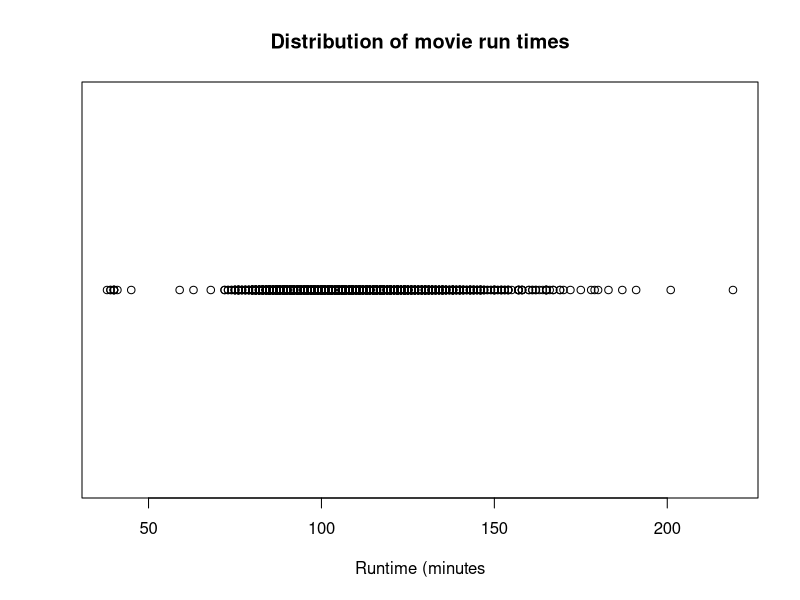
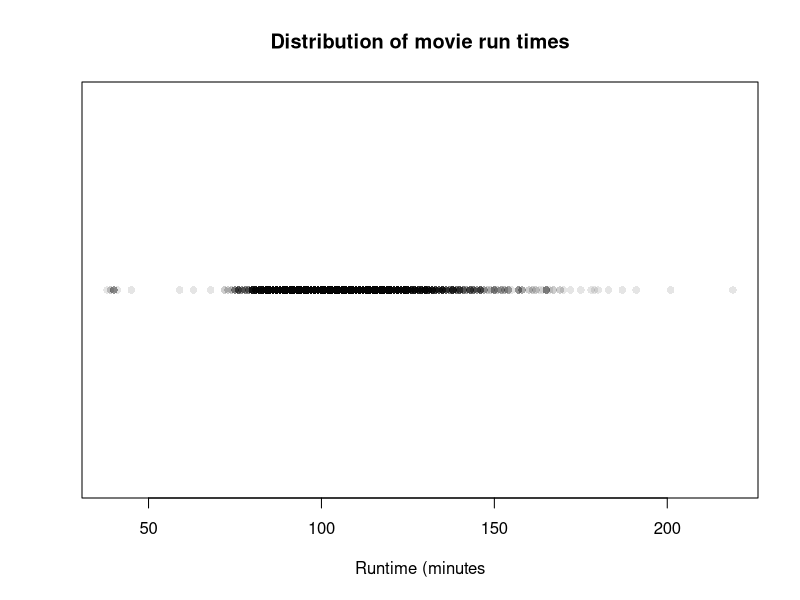
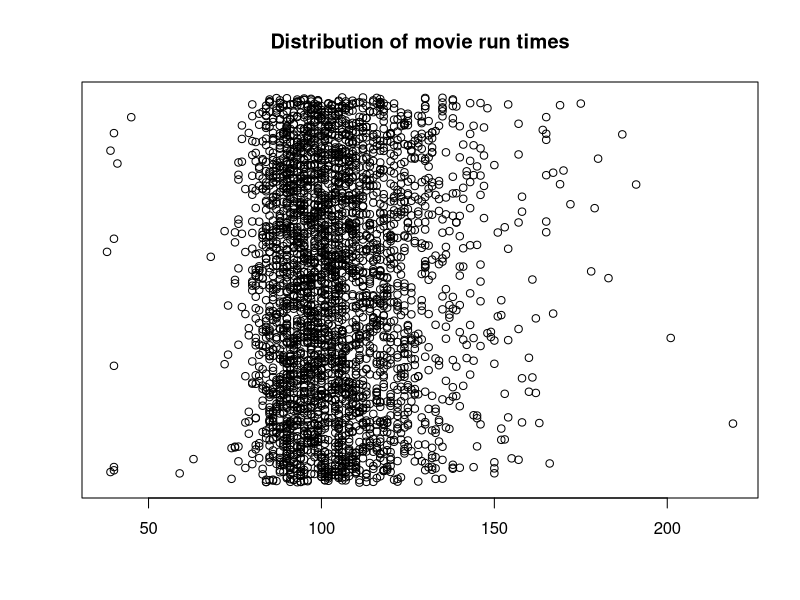
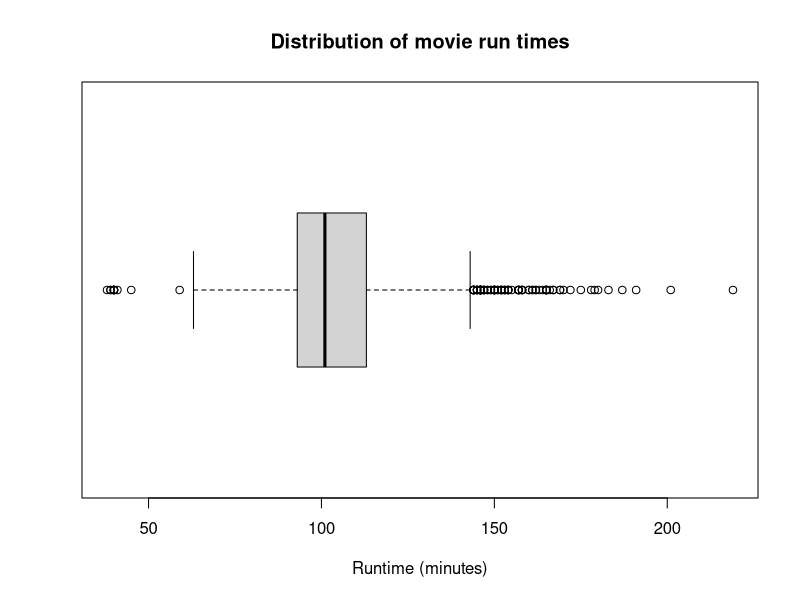
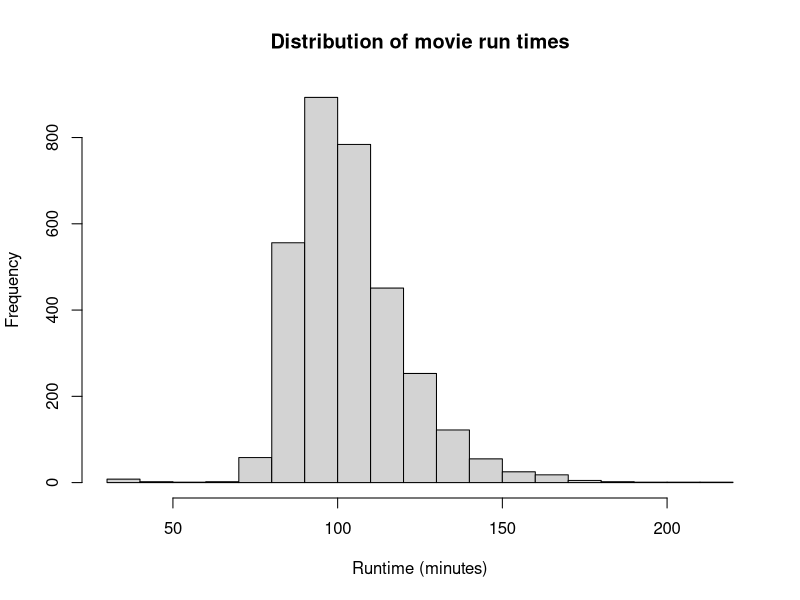
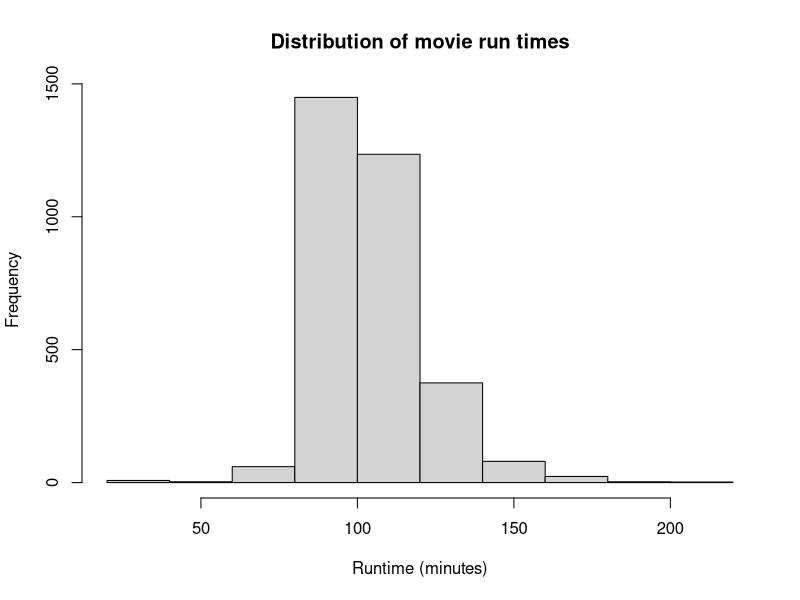
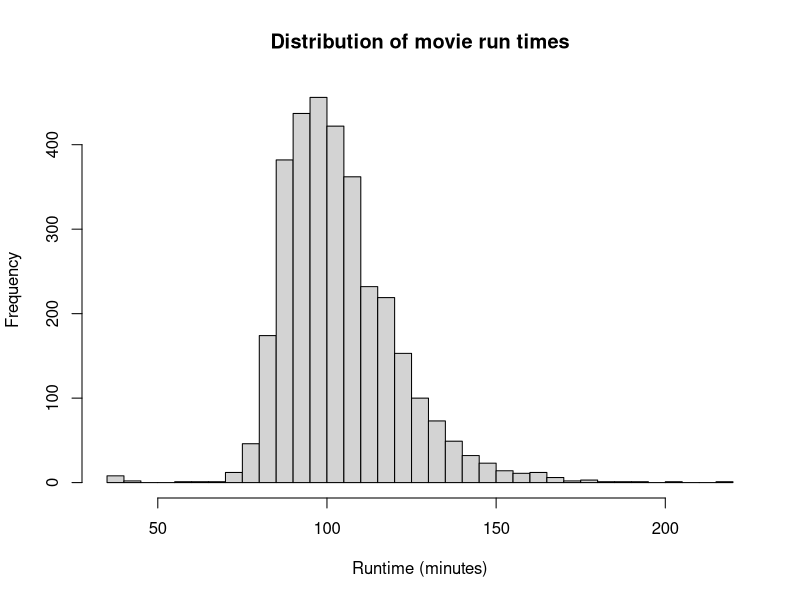
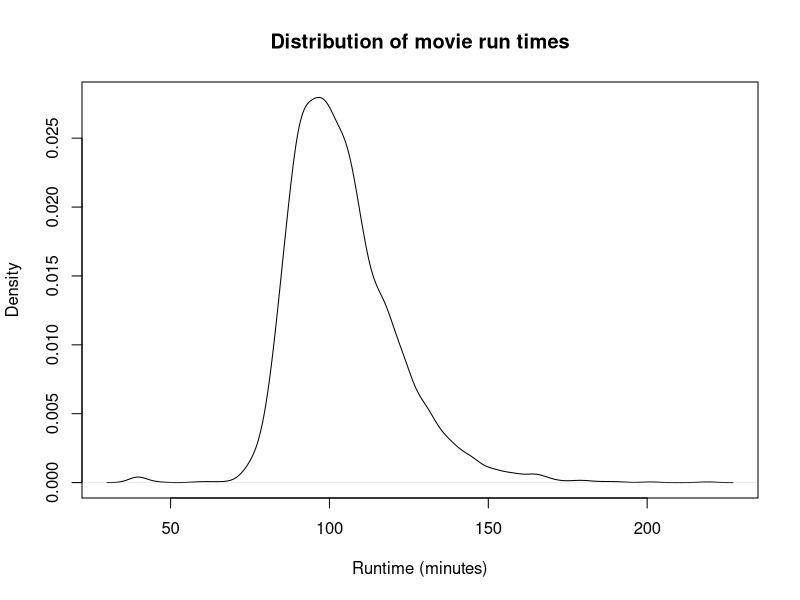

Here is the R script that generated these plots, in order:


#Quantitative Univariate Analysis

setwd("C:/pluralsight/Datasets")
movies <- read.csv("Movies.csv")
head(movies)

#
#
# Base Plot
#
#

#dot plot of runtime per each movie
plot(
    x = movies$Runtime,
    y = rep(0, nrow(movies)),
    main = "Distribution of movie run times",
    xlab = "Runtime (minutes",
    ylab = "",
    yaxt = "n")
 
#dotplot with alpha transparancy
plot(
  x = movies$Runtime,
  y = rep(0, nrow(movies)),
  main = "Distribution of movie run times",
  xlab = "Runtime (minutes",
  ylab = "",
  yaxt = "n",
  pch = 16,
  col = rgb(0,0,0,0.1))

#Making a Jitter Plot
plot(
  x = movies$Runtime,
  y = jitter(rep(0, nrow(movies))),
  main = "Distribution of movie run times",
  xlab = "",
  ylab = "",
  yaxt = "n")

#Box Plot
boxplot(
      x = movies$Runtime,
      horizontal = TRUE,
      main = "Distribution of movie run times",
      xlab = "Runtime (minutes)")

#Histogram of Runtime
hist(
  x = movies$Runtime,
  main = "Distribution of movie run times",
  xlab = "Runtime (minutes)")

#Histogram with 10 bins, making for more vague data ranges
hist(
  x = movies$Runtime,
  breaks = 10,
  main = "Distribution of movie run times",
  xlab = "Runtime (minutes)")


#Histogram with 30 bins, making for more specific data ranges
hist(
  x = movies$Runtime,
  breaks = 30,
  main = "Distribution of movie run times",
  xlab = "Runtime (minutes)")

#create a density plot of runtime
plot(
  x = density(movies$Runtime),
  main = "Distribution of movie run times",
  xlab = "Runtime (minutes)")

#small multiples of all four
par(mfrow = c(4,1))

plot(
  x = movies$Runtime,
  y = rep(0, nrow(movies)),
  main = "Distribution of movie run times",
  xlab = "",
  ylab = "",
  yaxt = "n",
  pch = 16,
  col = rgb(0,0,0,0.1))

boxplot(
  x = movies$Runtime,
  horizontal = TRUE,
  ylim = c(0,250))

hist(
  x = movies$Runtime,
  xlim = c(0,250),
  main = "",
  xlab = "",
  ylab = "",
  yaxt = "n")

plot(
  x = density(movies$Runtime),
  xlim = c(0,250),
  main = "",
  xlab = "Runtime (minutes)",
  yaxt = "n")

par(mfrow = c(1,1))

#
#
#Lattice Plugin
#
#
library(lattice)

#dotplot
dotplot(
        x = ~Runtime,
        data = movies,
        main = "Distribution of Runtimes",
        xlab = "Runtime(Minutes)")

#Jitter
stripplot(
  x = ~Runtime,
  data = movies,
  jitter = TRUE,
  amount = .5, #amount of Jitter wanted
  main = "Distribution of Runtimes",
  xlab = "Runtime(Minutes)")

#boxplot
bwplot( #bw = box and whisper
  x = ~Runtime,
  data = movies,
  main = "Distribution of Runtimes",
  xlab = "Runtime(Minutes)")

#Histogram
histogram( 
  x = ~Runtime,
  data = movies,
  main = "Distribution of Runtimes",
  xlab = "Runtime(Minutes)")

#density plot
densityplot( 
  x = ~Runtime,
  data = movies,
  main = "Distribution of Runtimes",
  xlab = "Runtime(Minutes)")

#Small Multiples of All 4

dot <- dotplot(
  x = ~Runtime,
  data = movies,
  main = "Distribution of Runtimes",
  xlab = "")

print(
  x = dot,
  position = c(0, .75, 1, 1),
  more = TRUE
)

box <- bwplot( #bw = box and whisper
  x = ~Runtime,
  data = movies,
  xlab = "")

print(
  x = box,
  position = c(0, .50, 1, .75),
  more = TRUE
)

hist <- histogram( 
  x = ~Runtime,
  data = movies,
  ylab = "",
  scales = list(y = list(draw = FALSE)))

print(
    x = hist,
    position = c(0, .25, 1, .50),
    more = TRUE
)

density <- densityplot( 
    x = ~Runtime,
    data = movies,
    ylab = "",
    scales = list(y = list(draw = FALSE)))

print(
  x = density,
  position = c(0, 0, 1, .25),
  more = TRUE
)


#
#
#GGPlot2 Plugin
#
#

library(ggplot2) 

#DotPlot
ggplot(
  data = movies,
  aes(x = Runtime, stat = "count")) + 
  geom_dotplot(binwidth = 1) +
  ggtitle("Distribution of Movie Runtimes") +
  xlab("Runtime (Minutes)")

#Violin style dotplot
ggplot(
  data = movies,
  aes(x = Runtime, stat = "count")) + 
  geom_dotplot(binwidth = 1, stackdir = "center") +
  ggtitle("Distribution of Movie Runtimes") +
  xlab("Runtime (Minutes)")


#box and whisker plot
ggplot(
  data = movies,
  aes(x = Runtime, y = Runtime)) + 
  geom_boxplot() +
  coord_flip() +
  ggtitle("Distribution of Movie Runtimes") +
  xlab("") +
  ylab("Runtime (Minutes)") +
  theme( 
    axis.text.y = element_blank(),
    axis.ticks.y = element_blank()
  )

#Histogram
ggplot(
  data = movies,
  aes(x = Runtime)) + 
  geom_histogram(binwidth = 10) +
  ggtitle("Distribution of Movie Runtimes") +
  xlab("Runtime (Minutes)")  


#density plot
ggplot(
  data = movies,
  aes(x = Runtime)) + 
  geom_density() +
  ggtitle("Distribution of Movie Runtimes") +
  xlab("Runtime (Minutes)")  


#Small Multiples of All 4
dev.off() #turns off the plot window

library(grid)

viewport <- viewport(
      layout = grid.layout(4,1))

pushViewport(viewport)

dot <- ggplot(
  data = movies,
  aes(x = Runtime, ..count..)) + 
  geom_dotplot(binwidth = .25) +
  scale_x_continuous(limits = c(0,250)) +
  ggtitle("Distribution of Movie Runtimes") +
  xlab("")

print(
  x = dot,
  vp = viewport(
    layout.pos.row = 1,
    layout.pos.col = 1))
  
box <- ggplot(
  data = movies,
  aes(x = Runtime, y = Runtime)) + 
  geom_boxplot() +
  coord_flip() +
  scale_y_continuous(
    limits = c(0,250)) +
  xlab("")


print(
  x = box,
  vp = viewport(
    layout.pos.row = 2,
    layout.pos.col = 1))

hist <- ggplot(
  data = movies,
  aes(x = Runtime)) + 
  geom_histogram(binwidth = 10) +
  scale_x_continuous(
    limits = c(0,250)) +
  xlab("") 

print(
  x = hist,
  vp = viewport(
  layout.pos.row = 3,
  layout.pos.col = 1))
  
density <- ggplot(
  data = movies,
  aes(x = Runtime)) + 
  geom_density() +
  scale_x_continuous(
    limits = c(0,250)) +
  xlab("Runtime (Minutes)") 

print(
  x = density,
  vp = viewport(
    layout.pos.row = 4,
    layout.pos.col = 1))
